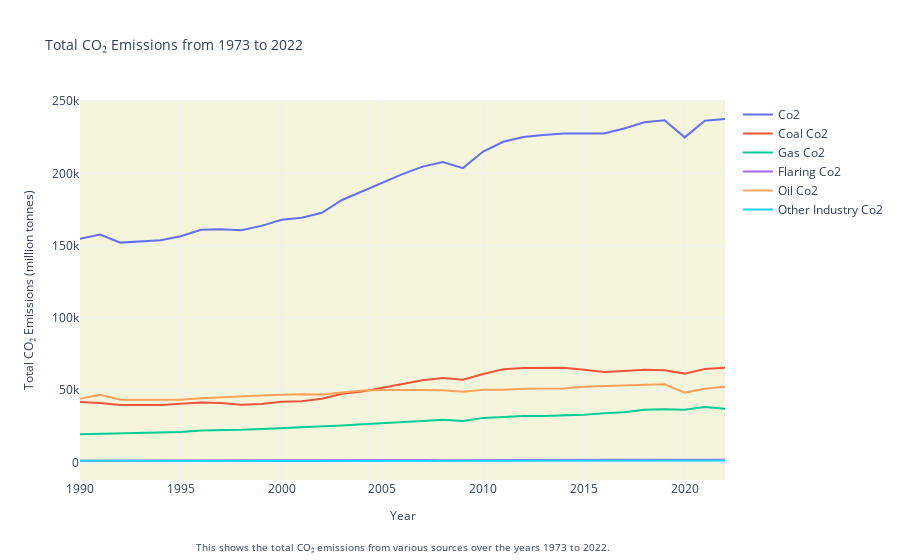

The cell this chart's notebook holds for it:
### Markdown cell above
## Fossiele brandstoffen trend (1990-2022)

### Code cell
%run co2_fossil_chart.ipynb
